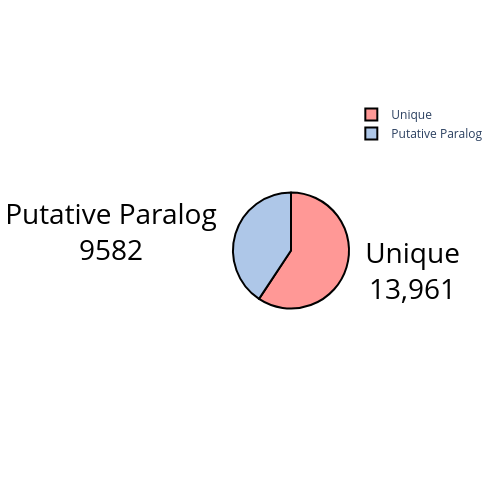

Notebook code cell kept with this figure:
### Code cell
colors=["#aec7e8","#ff9896","#98df8a"]

fig = go.Figure(data=[go.Pie(labels=sunburst_data["duplicated_status"],
                             values=sunburst_data["count"])],    layout=go.Layout(
        width=500,
        height=500
    ))
fig.update_traces(hoverinfo='percent', textinfo='label+value', textfont=dict(color='black', size=28),
                  marker=dict(colors=colors, line=dict(color='#000000', width=2)))

# Save the figure
fig.write_image("pie_chart_braker.svg", format="svg", engine="kaleido")
fig.write_image("pie_chart_braker.png", scale=3)  # High resolution PNG
fig.show()

### Figure 1 — Plotly figure (JSON) as saved in the notebook; plotly's stock layout.template omitted (floating-point values rounded to 4 significant figures)
{"data": [{"hoverinfo": "percent", "labels": ["Putative Paralog", "Unique"], "marker": {"colors": ["#aec7e8", "#ff9896", "#98df8a"], "line": {"color": "#000000", "width": 2}}, "textfont": {"color": "black", "size": 28}, "textinfo": "label+value", "type": "pie", "values": [9582, 13961]}], "layout": {"height": 500, "width": 500}}
